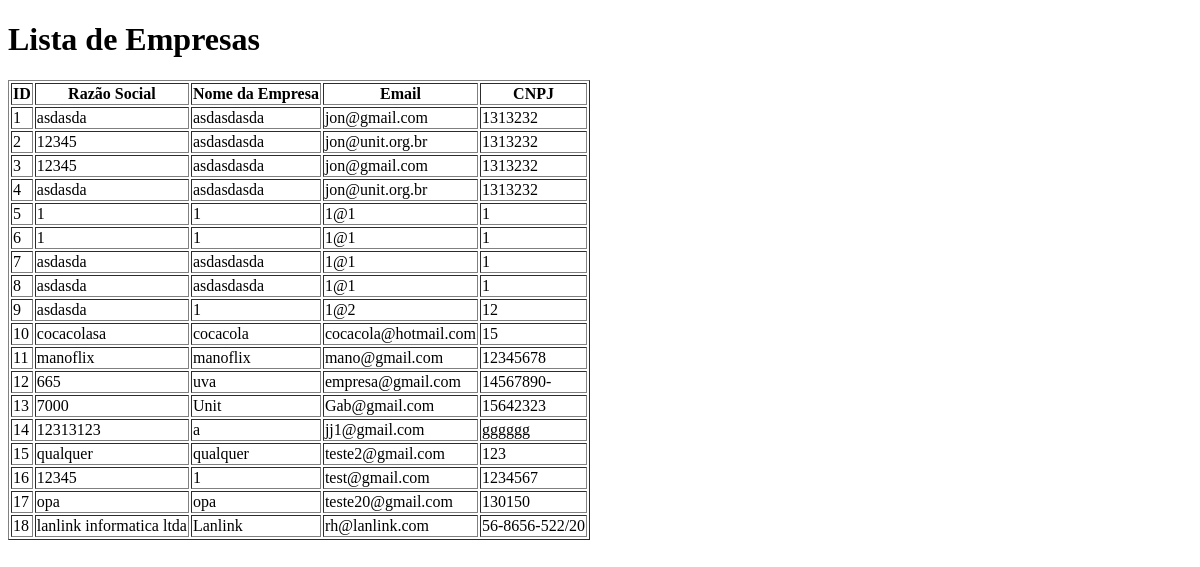
/tabela_empresas, run on an earlier commit of the app's database.
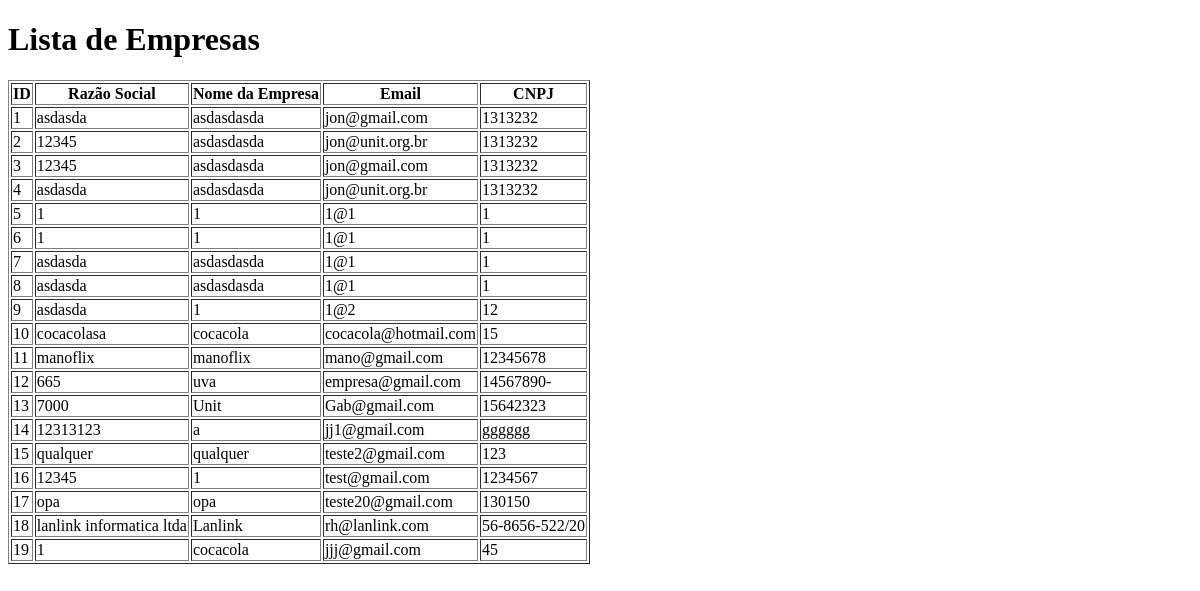
And on a later commit of the database.
### app/models.py (models this page shows, shortened)
class Empresa(UserMixin, db.Model):
    __tablename__ = 'empresa'
    id = db.Column(db.Integer, primary_key=True)
    razao_social = db.Column(db.String(255))
    nome_empresa = db.Column(db.String(255))
    email = db.Column(db.String(120), unique=True)  # Aqui estamos garantindo que o email seja único
    cnpj = db.Column(db.String(14), unique=True)    # Também garantindo que o CNPJ seja único
    colaboradores = db.Column(db.Integer)
    endereco = db.Column(db.String(255))
    numero = db.Column(db.String(20))
    senha = db.Column(db.String(255))

### app/routes.py (the view)
@app.route('/tabela_empresas')
def tabela_empresas():
    empresas = Empresa.query.all()
    return render_template('tabela_empresas.html', empresas=empresas)

### app/templates/tabela_empresas.html (shortened to what this page needs)
<!DOCTYPE html>
<html lang="pt-br">
<head>
</head>
<body>
    <h1>Lista de Empresas</h1>
    <table border="1">
        <thead>
            <tr>
                <th>ID</th>
                <th>Razão Social</th>
                <th>Nome da Empresa</th>
                <th>Email</th>
                <th>CNPJ</th>
            </tr>
        </thead>
        <tbody>
            {% for empresa in empresas %}
            <tr>
                <td>{{ empresa.id }}</td>
                <td>{{ empresa.razao_social }}</td>
                <td>{{ empresa.nome_empresa }}</td>
                <td>{{ empresa.email }}</td>
                <td>{{ empresa.cnpj }}</td>
            </tr>
            {% else %}
            <tr>
                <td colspan="5">Nenhuma empresa cadastrada.</td>
            </tr>
            {% endfor %}
        </tbody>
    </table>
</body>
</html>

What changed in the data, as far as the page shows it:
added Empresa: id "19", razao_social "1", nome_empresa "cocacola", email "jjj@gmail.com", cnpj "45"
